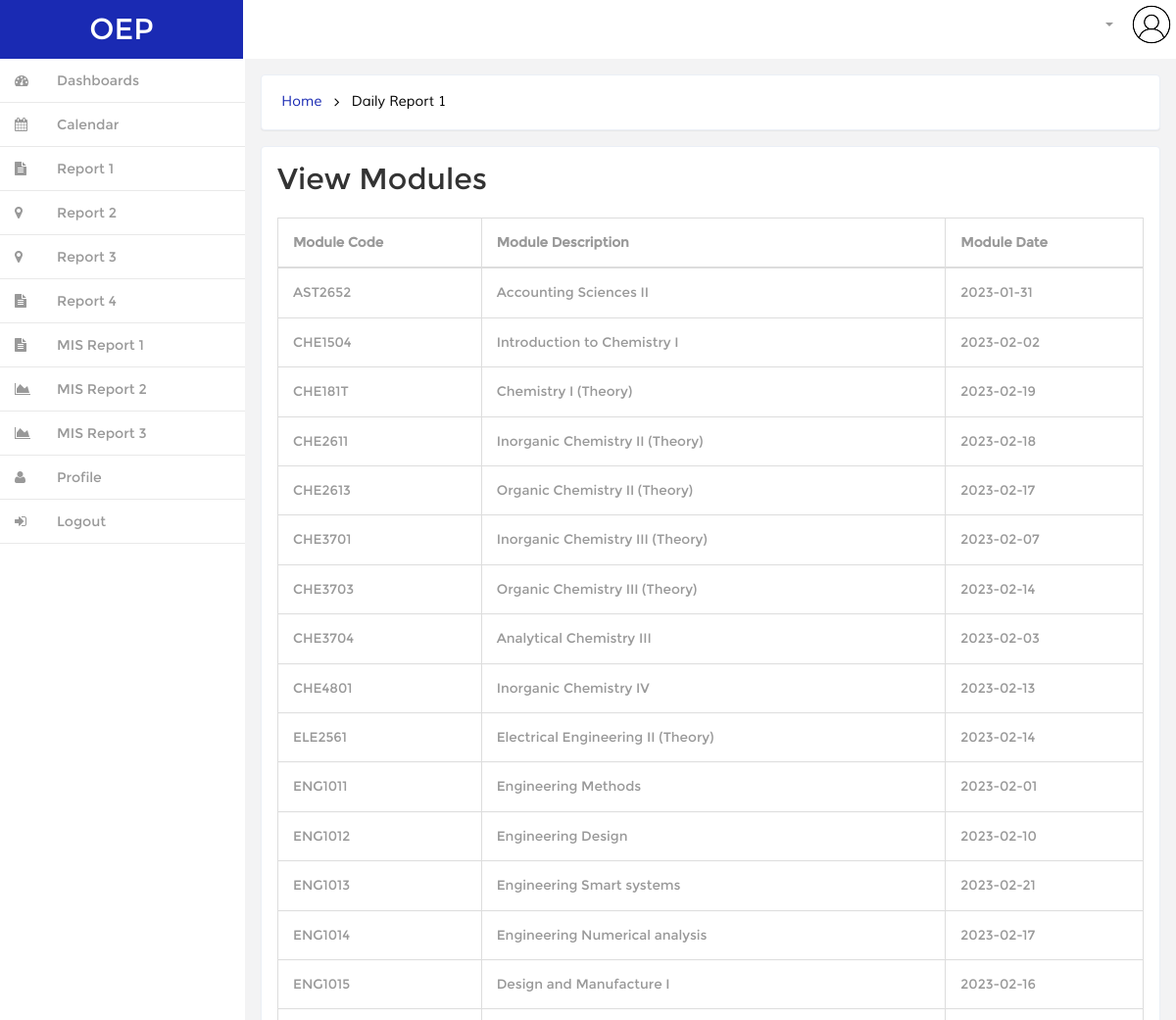
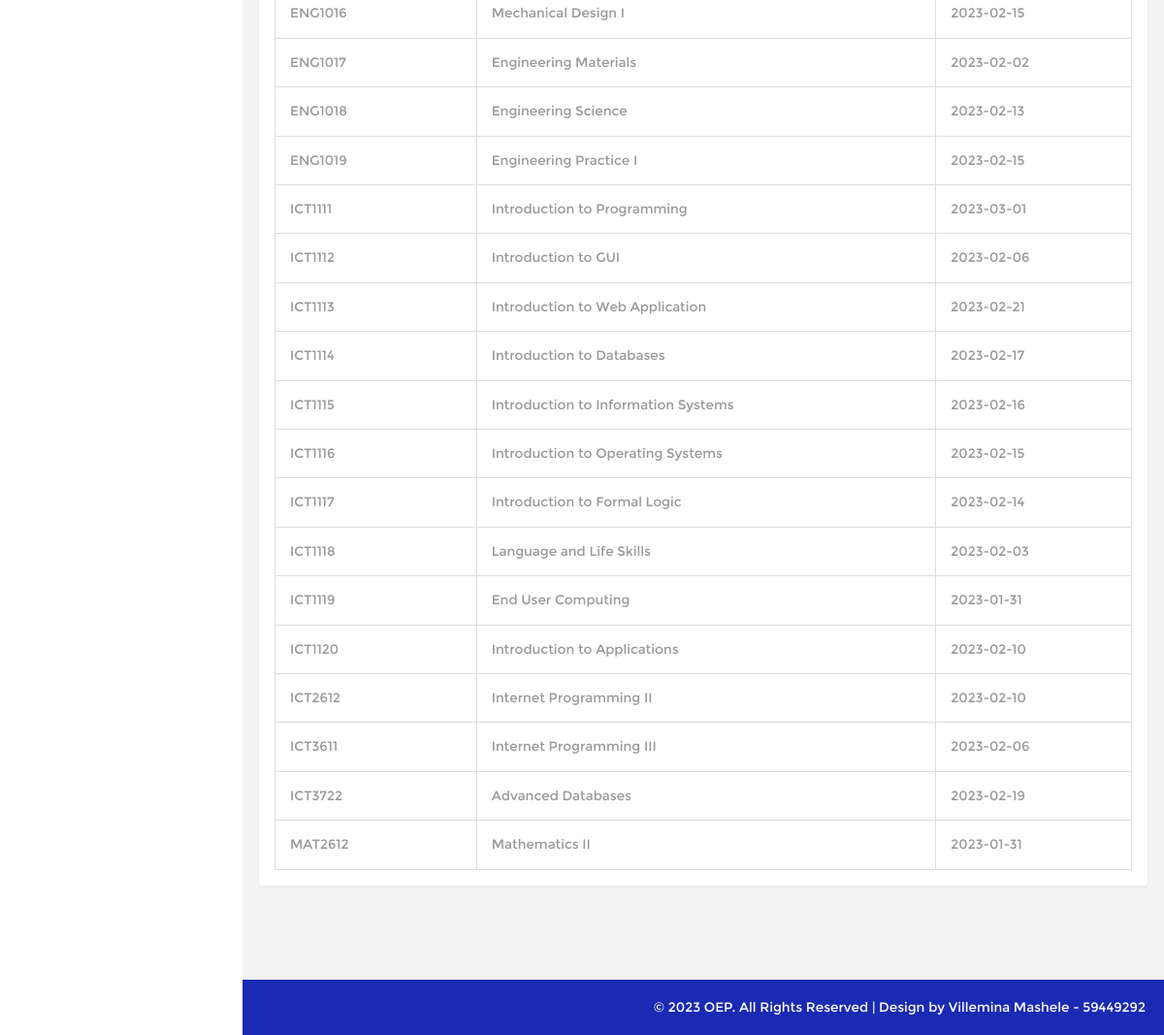
Page /exam_dept/rpt1.php (signed in) on the committed database (2 pictures, top to bottom).
### tables this page shows
CREATE TABLE IF NOT EXISTS `examsetup` (
  `ModuleCode` varchar(7) NOT NULL,
  `DateExam` date NOT NULL,
  `ExamPaperPDF` varchar(150) NOT NULL,
  PRIMARY KEY (`ModuleCode`)
);

CREATE TABLE IF NOT EXISTS `moduleinfo` (
  `ModCode` varchar(7) NOT NULL,
  `ModDesc` varchar(100) NOT NULL,
  PRIMARY KEY (`ModCode`)
);

### exam_dept/rpt1.php (the view, shortened to what this page needs)
<?php
include('header.php');
?>
<div class="banner">
<h2>
<a href="index.php">Home</a>
<i class="fa fa-angle-right"></i>
<span>Daily Report 1</span>
</h2>
</div>
<div class="blank">
<div class="blank-page">
<h2>View Modules</h2>
<br>
<div id="container">
<table class="table table-bordered table-condensed">
<thead>
<tr>
<th>Module Code</th>
<th>Module Description</th>
<th>Module Date</th>
</tr>
</thead>
<tbody>
<?php
$stmt = $conn->prepare("SELECT examsetup.ModuleCode, ModDesc, DateExam
FROM examsetup, moduleinfo
WHERE examsetup.ModuleCode = moduleinfo.ModCode
ORDER BY ModuleCode");
$stmt->execute();
$modules = $stmt->fetchAll();
foreach($modules as $module)
{
?>
<tr>
<td>
<?php echo $module['ModuleCode']; ?>
</td>
<td>
<?php echo $module['ModDesc']; ?>
</td>
<td>
<?php echo $module['DateExam']; ?>
</td>
<?php
}
?>
</tbody>
</table>
</div>
</div>
</div>
<?php
include('footer.php');
?>

### css/style.css (style rules this page uses)
h4, h5, h6, h1, h2, h3 { margin: 0; }
html, body { font-family:'Montserrat-Regular'; font-size: 100%; background:#F3F3F4; overflow-x: hidden; }
body a { transition:0.5s all; -webkit-transition:0.5s all; -moz-transition:0.5s all; -o-transition:0.5s all; -ms-transition:0.5s all; }
.banner { background: #fff; display: block; margin: 0em 1em ; padding:1em; border: 1px solid #ebeff6; border-color: #ebeff6; border-radius: 4px; -webkit-border-radius: 4px; -o-border-radius: 4px; -moz-border-radius: 4px; -ms-border-radius: 4px; -webkit-box-shadow: 0 1px 1px rgba(0,0,0,.05); box-shadow: 0 1px 1px rgba(0,0,0,.05); }
.banner h2 { font-size:0.9em; }
.banner h2 a { color:#1a2ab3; text-decoration:none; font-family: 'Muli-Regular'; padding:0.3em ; }
.banner h2 span { color:#000; font-family: 'Muli-Regular'; padding:0.3em ; }
.banner h2 i { color:#000; vertical-align:middle; padding:0.3em ; }
.blank { padding: 1em; min-height: 650px; }
.blank-page { padding: 1em; background: #fff; border: 1px solid #ebeff6; border-radius: 4px; -webkit-border-radius: 4px; -o-border-radius: 4px; -moz-border-radius: 4px; -ms-border-radius: 4px; -webkit-box-shadow: 0 1px 1px rgba(0,0,0,.05); box-shadow: 0 1px 1px rgba(0,0,0,.05); }
.table td, .table>tbody>tr>td, .table>tbody>tr>th, .table>tfoot>tr>td, .table>tfoot>tr>th, .table>thead>tr>td, .table>thead>tr>th { padding: 15px !important; font-size: 0.85em; color: #999; border-top: none !important; }
.table { margin-bottom: 0; }

### rows in the picture
examsetup: ModuleCode "AST2652", moduleinfo.ModDesc "Accounting Sciences II", DateExam "2023-01-31"
examsetup: ModuleCode "CHE1504", moduleinfo.ModDesc "Introduction to Chemistry I", DateExam "2023-02-02"
examsetup: ModuleCode "CHE181T", moduleinfo.ModDesc "Chemistry I (Theory)", DateExam "2023-02-19"
examsetup: ModuleCode "CHE2611", moduleinfo.ModDesc "Inorganic Chemistry II (Theory)", DateExam "2023-02-18"
examsetup: ModuleCode "CHE2613", moduleinfo.ModDesc "Organic Chemistry II (Theory)", DateExam "2023-02-17"
examsetup: ModuleCode "CHE3701", moduleinfo.ModDesc "Inorganic Chemistry III (Theory)", DateExam "2023-02-07"
examsetup: ModuleCode "CHE3703", moduleinfo.ModDesc "Organic Chemistry III (Theory)", DateExam "2023-02-14"
examsetup: ModuleCode "CHE3704", moduleinfo.ModDesc "Analytical Chemistry III", DateExam "2023-02-03"
examsetup: ModuleCode "CHE4801", moduleinfo.ModDesc "Inorganic Chemistry IV", DateExam "2023-02-13"
examsetup: ModuleCode "ELE2561", moduleinfo.ModDesc "Electrical Engineering II (Theory)", DateExam "2023-02-14"
examsetup: ModuleCode "ENG1011", moduleinfo.ModDesc "Engineering Methods", DateExam "2023-02-01"
examsetup: ModuleCode "ENG1012", moduleinfo.ModDesc "Engineering Design", DateExam "2023-02-10"
examsetup: ModuleCode "ENG1013", moduleinfo.ModDesc "Engineering Smart systems", DateExam "2023-02-21"
examsetup: ModuleCode "ENG1014", moduleinfo.ModDesc "Engineering Numerical analysis", DateExam "2023-02-17"
examsetup: ModuleCode "ENG1015", moduleinfo.ModDesc "Design and Manufacture I", DateExam "2023-02-16"
examsetup: ModuleCode "ENG1016", moduleinfo.ModDesc "Mechanical Design I", DateExam "2023-02-15"
examsetup: ModuleCode "ENG1017", moduleinfo.ModDesc "Engineering Materials", DateExam "2023-02-02"
examsetup: ModuleCode "ENG1018", moduleinfo.ModDesc "Engineering Science", DateExam "2023-02-13"
examsetup: ModuleCode "ENG1019", moduleinfo.ModDesc "Engineering Practice I", DateExam "2023-02-15"
examsetup: ModuleCode "ICT1111", moduleinfo.ModDesc "Introduction to Programming", DateExam "2023-03-01"
examsetup: ModuleCode "ICT1112", moduleinfo.ModDesc "Introduction to GUI", DateExam "2023-02-06"
examsetup: ModuleCode "ICT1113", moduleinfo.ModDesc "Introduction to Web Application", DateExam "2023-02-21"
examsetup: ModuleCode "ICT1114", moduleinfo.ModDesc "Introduction to Databases", DateExam "2023-02-17"
examsetup: ModuleCode "ICT1115", moduleinfo.ModDesc "Introduction to Information Systems", DateExam "2023-02-16"
examsetup: ModuleCode "ICT1116", moduleinfo.ModDesc "Introduction to Operating Systems", DateExam "2023-02-15"
examsetup: ModuleCode "ICT1117", moduleinfo.ModDesc "Introduction to Formal Logic", DateExam "2023-02-14"
examsetup: ModuleCode "ICT1118", moduleinfo.ModDesc "Language and Life Skills", DateExam "2023-02-03"
examsetup: ModuleCode "ICT1119", moduleinfo.ModDesc "End User Computing", DateExam "2023-01-31"
examsetup: ModuleCode "ICT1120", moduleinfo.ModDesc "Introduction to Applications", DateExam "2023-02-10"
examsetup: ModuleCode "ICT2612", moduleinfo.ModDesc "Internet Programming II", DateExam "2023-02-10"
examsetup: ModuleCode "ICT3611", moduleinfo.ModDesc "Internet Programming III", DateExam "2023-02-06"
examsetup: ModuleCode "ICT3722", moduleinfo.ModDesc "Advanced Databases", DateExam "2023-02-19"
examsetup: ModuleCode "MAT2612", moduleinfo.ModDesc "Mathematics II", DateExam "2023-01-31"
